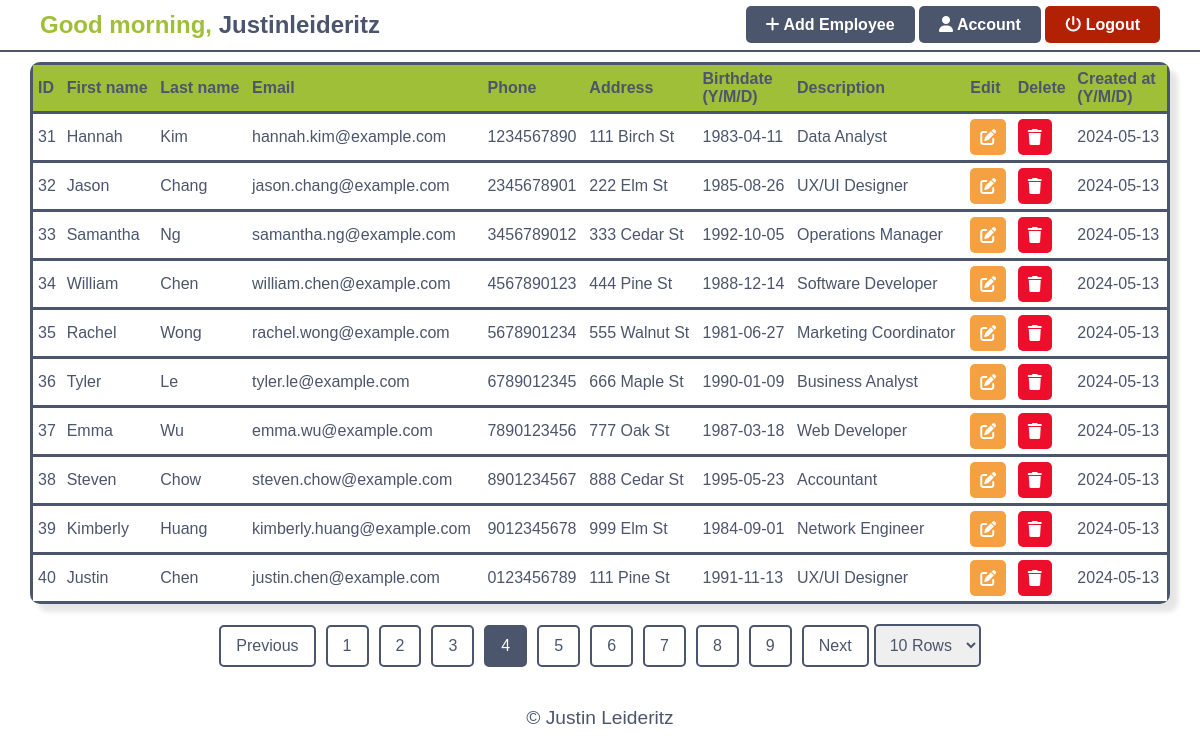
The app's page /employeetable.php?page=4&pagination-value=10 (signed in) with its own data.
### tables this page shows
CREATE TABLE `employee` (
  `EMP_ID` int(11) NOT NULL,
  `EMP_Firstname` varchar(60) NOT NULL,
  `EMP_Lastname` varchar(60) NOT NULL,
  `EMP_Email` varchar(60) NOT NULL,
  `EMP_Address` varchar(60) NOT NULL,
  `EMP_Birthdate` date NOT NULL,
  `EMP_DateAdded` date DEFAULT curdate(),
  `EMP_Phone` varchar(10) NOT NULL,
  `EMP_Description` varchar(255) DEFAULT NULL
);

### employeetable.php (the view, shortened to what this page needs)
<?php
$limit = $_SESSION['pagination-value'];
$page = isset($_GET["page"]) ? (int)$_GET["page"] : 1;
$start = ($page - 1) * $limit;
require "dbcon.php";
$sqlQuery = "SELECT * FROM employee LIMIT :start, :limit";
$stmt = $conn->prepare($sqlQuery);
$stmt->bindParam(':start', $start, PDO::PARAM_INT);
$stmt->bindParam(':limit', $limit, PDO::PARAM_INT);
$stmt->execute();
$records = $stmt->fetchAll(PDO::FETCH_ASSOC);
$sqlCountQuery = "SELECT count(EMP_ID) AS id FROM employee";
$countStmt = $conn->query($sqlCountQuery);
$total = $countStmt->fetch(PDO::FETCH_ASSOC)['id'];
$pages = ceil($total / $limit);
?>
<!DOCTYPE html>
<html lang="en">
<head>
    <link rel="stylesheet" href="./styles/employeetable.css">
</head>
<body>
<?php
require 'components/main-navbar.php'
?>
<div class="table">
    <table id='employeeTable'>
        <thead>
        <tr class='table-header'>
            <th>ID</th>
            <th>First name</th>
            <th>Last name</th>
            <th>Email</th>
            <th>Phone</th>
            <th>Address</th>
            <th>Birthdate<br>(Y/M/D)</th>
            <th>Description</th>
            <th>Edit</th>
            <th>Delete</th>
            <th>Created at<br>(Y/M/D)</th>
        </tr>
        </thead>
        <tbody>
        <?php
        foreach ($records as $row) {
            echo "<tr>";
            echo "<td>{$row['EMP_ID']}</td>";
            echo "<td>{$row['EMP_Firstname']}</td>";
            echo "<td>{$row['EMP_Lastname']}</td>";
            echo "<td>{$row['EMP_Email']}</td>";
            echo "<td>{$row['EMP_Phone']}</td>";
            echo "<td>{$row['EMP_Address']}</td>";
            echo "<td>{$row['EMP_Birthdate']}</td>";
            echo "<td>{$row['EMP_Description']}</td>";
            echo "<td><a href='update.php?id={$row['EMP_ID']}'><i id='edit' class='fa-solid fa-pen-to-square'></i></a></td>";
            echo "<td><a href='delete.php?id={$row['EMP_ID']}' onclick='return confirmDelete()'><i id='delete' class='fa-solid fa-trash'></i></a></td>";
            echo "<td>{$row['EMP_DateAdded']}</td>";
            echo "</tr>";
        }
        ?>
        </tbody>
    </table>
</div>
<div class="pagination">
    <?php
    $previous = $page - 1;
    $next = $page + 1;
    $pagination_value = $_SESSION['pagination-value'];
    if ($page > 1) {
        echo "<a href='employeetable.php?page=$previous&pagination-value=$pagination_value'>Previous</a>";
    } else {
        echo "<a href='#'>Previous</a>";
    }
    for ($i = 1; $i <= $pages; $i++) {
        if ($i == $page) {
            echo "<a href='employeetable.php?page=$i&pagination-value=$pagination_value' class='active'>$i</a> ";
        } else {
            echo "<a href='employeetable.php?page=$i&pagination-value=$pagination_value'>$i</a> ";
        }
    }
    if ($page < $pages) {
        echo "<a href='employeetable.php?page=$next&pagination-value=$pagination_value'>Next</a>";
    } else {
        echo "<a href='#'>Next</a>";
    }
    ?>
    <form action="employeetable.php" method="get">
        <select name="pagination-value" id="pagination-value">
            <?php
            foreach ([10, 20, 30, 40, 50] as $value) {
                $selected = ($value == $pagination_value) ? "selected" : "";
                echo "<option value='" . $value . "' $selected>" . $value . " Rows</option>";
            }
            ?>
        </select>
    </form>
</div>
<?php
require 'components/footer.php';
?>
</body>
</html>

### styles/employeetable.css (style rules this page uses)
body { font-family: arial, serif; margin: 0px; }
table { border-collapse: collapse; border-radius: 10px; overflow: hidden; box-shadow: 8px 8px 5px rgba(0, 0, 0, 0.1); width: 95%; margin-top: 10px; }
.table-header { background-color: #a0bf39; }
tr { color: #4b556b; border-style: solid; border-color: #4b556b; transition: background-color 0.3s ease; }
td { padding: 5px; }
th { padding: 5px; }
.table { display: flex; flex-direction: column; align-items: center; }
#delete { color: white; padding: 10px; border-radius: 5px; background-color: #ed0e2c; transition: background-color 0.3s ease; }
#edit { color: white; padding: 10px; border-radius: 5px; background-color: #f5a142; transition: background-color 0.3s ease; }
th { text-align: left; }
.pagination { display: flex; justify-content: center; align-items: center; margin: 20px 0; font-family: Arial, sans-serif; }
.pagination a { color: #4b556b; padding: 10px 15px; text-decoration: none; border: 2px solid #4b556b; margin: 0 5px; border-radius: 5px; transition: background-color 0.3s, color 0.3s; }
.pagination a.active { background-color: #4b556b; color: white; border-color: #4b556b; }
.pagination a:first-child { margin-left: 0; }
.pagination form { display: inline-block; }
.pagination select { padding: 10px; border-radius: 5px; border: 2px solid #4b556b; color: #4b556b; font-size: 16px; cursor: pointer; outline: none; transition: border-color 0.3s ease; }

### records on screen
employee: EMP_ID "31", EMP_Firstname "Hannah", EMP_Lastname "Kim", EMP_Email "hannah.kim@example.com", EMP_Phone "1234567890", EMP_Address "111 Birch St", EMP_Birthdate "1983-04-11", EMP_Description "Data Analyst", EMP_DateAdded "2024-05-13"
employee: EMP_ID "32", EMP_Firstname "Jason", EMP_Lastname "Chang", EMP_Email "jason.chang@example.com", EMP_Phone "2345678901", EMP_Address "222 Elm St", EMP_Birthdate "1985-08-26", EMP_Description "UX/UI Designer", EMP_DateAdded "2024-05-13"
employee: EMP_ID "33", EMP_Firstname "Samantha", EMP_Lastname "Ng", EMP_Email "samantha.ng@example.com", EMP_Phone "3456789012", EMP_Address "333 Cedar St", EMP_Birthdate "1992-10-05", EMP_Description "Operations Manager", EMP_DateAdded "2024-05-13"
employee: EMP_ID "34", EMP_Firstname "William", EMP_Lastname "Chen", EMP_Email "william.chen@example.com", EMP_Phone "4567890123", EMP_Address "444 Pine St", EMP_Birthdate "1988-12-14", EMP_Description "Software Developer", EMP_DateAdded "2024-05-13"
employee: EMP_ID "35", EMP_Firstname "Rachel", EMP_Lastname "Wong", EMP_Email "rachel.wong@example.com", EMP_Phone "5678901234", EMP_Address "555 Walnut St", EMP_Birthdate "1981-06-27", EMP_Description "Marketing Coordinator", EMP_DateAdded "2024-05-13"
employee: EMP_ID "36", EMP_Firstname "Tyler", EMP_Lastname "Le", EMP_Email "tyler.le@example.com", EMP_Phone "6789012345", EMP_Address "666 Maple St", EMP_Birthdate "1990-01-09", EMP_Description "Business Analyst", EMP_DateAdded "2024-05-13"
employee: EMP_ID "37", EMP_Firstname "Emma", EMP_Lastname "Wu", EMP_Email "emma.wu@example.com", EMP_Phone "7890123456", EMP_Address "777 Oak St", EMP_Birthdate "1987-03-18", EMP_Description "Web Developer", EMP_DateAdded "2024-05-13"
employee: EMP_ID "38", EMP_Firstname "Steven", EMP_Lastname "Chow", EMP_Email "steven.chow@example.com", EMP_Phone "8901234567", EMP_Address "888 Cedar St", EMP_Birthdate "1995-05-23", EMP_Description "Accountant", EMP_DateAdded "2024-05-13"
employee: EMP_ID "39", EMP_Firstname "Kimberly", EMP_Lastname "Huang", EMP_Email "kimberly.huang@example.com", EMP_Phone "9012345678", EMP_Address "999 Elm St", EMP_Birthdate "1984-09-01", EMP_Description "Network Engineer", EMP_DateAdded "2024-05-13"
employee: EMP_ID "40", EMP_Firstname "Justin", EMP_Lastname "Chen", EMP_Email "justin.chen@example.com", EMP_Phone "0123456789", EMP_Address "111 Pine St", EMP_Birthdate "1991-11-13", EMP_Description "UX/UI Designer", EMP_DateAdded "2024-05-13"

### other values on screen
$greeting "Good morning"
$_SESSION['username'] "Justinleideritz"
form field pagination-value "10 Rows"
